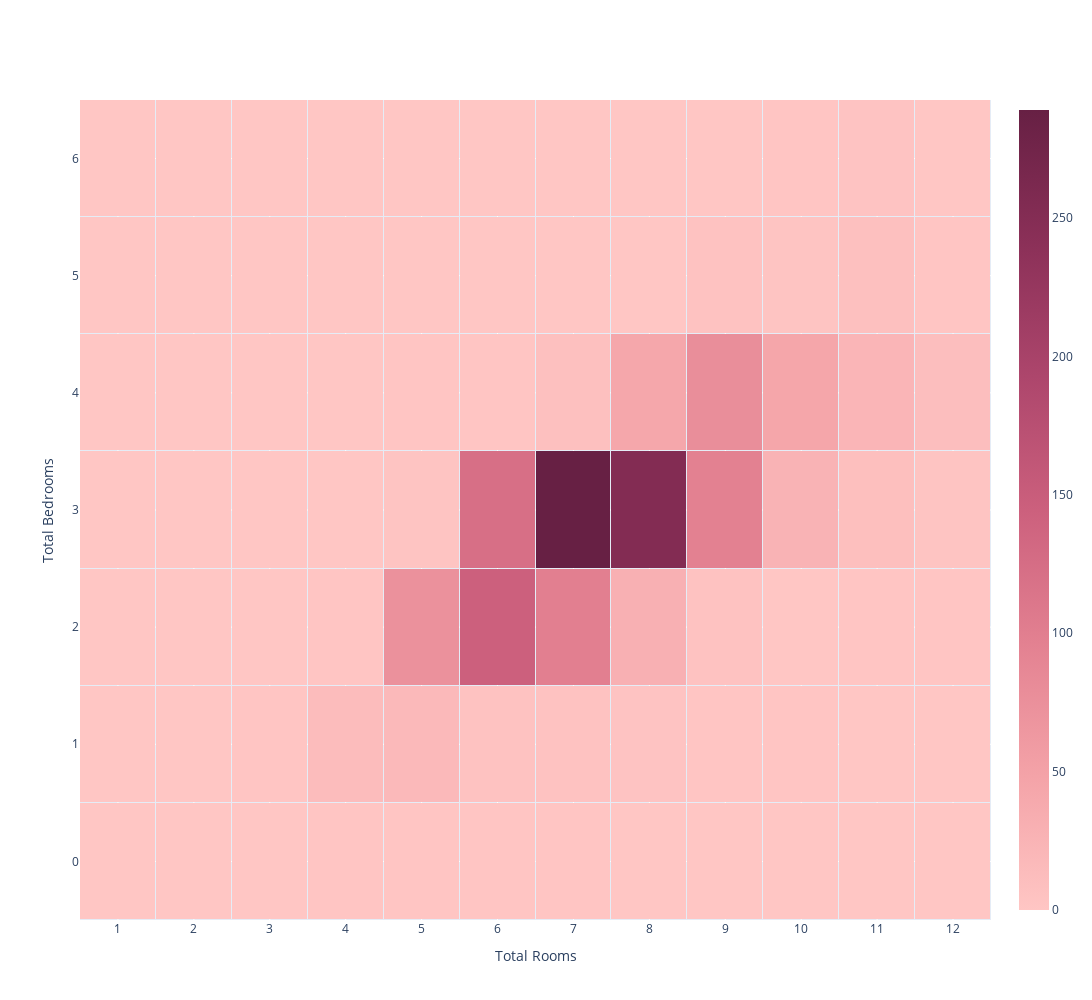

The cell this chart's notebook holds for it:
### Code cell
#size of houses

house_size_df = housing_df[['TotRmsAbvGrd', 'BedroomAbvGr']]
house_size_df['Counter'] = 1

total_bedrooms = [x for x in range(0, 7)]
total_rooms = [x for x in range(1, 13)]

heatmap_df = pd.DataFrame(index=total_bedrooms, columns=total_rooms)

for i in range(len(total_bedrooms)):
    for j in range(len(total_rooms)):
        heatmap_df.loc[heatmap_df.index==i, j + 1] = len(house_size_df.loc[(house_size_df['BedroomAbvGr'] == i) & (house_size_df['TotRmsAbvGrd'] == j)])
heatmap_df = heatmap_df.fillna(0)

x_heatmap = list(heatmap_df.columns)
y_heatmap = list(heatmap_df.index)
z_heatmap = heatmap_df.values

fig = go.Figure()

fig.add_trace(
    go.Heatmap(
        z=z_heatmap, 
        x=x_heatmap, 
        y=y_heatmap, 
        colorscale='Burg', 
        showscale=True,
        xgap=1,
        ygap=1
    )
)

fig.update_xaxes(title='Total Rooms', type='category')
fig.update_yaxes(title='Total Bedrooms', type='category')
fig.update_layout(height=1000, width=1600)

iplot(fig)

### Figure 1 — Plotly figure (JSON) as saved in the notebook; plotly's stock layout.template omitted (floating-point values rounded to 4 significant figures)
{"data": [{"colorscale": [[0, "rgb(255, 198, 196)"], [0.1667, "rgb(244, 163, 168)"], [0.3333, "rgb(227, 129, 145)"], [0.5, "rgb(204, 96, 125)"], [0.6667, "rgb(173, 70, 108)"], [0.8333, "rgb(139, 48, 88)"], [1, "rgb(103, 32, 68)"]], "showscale": true, "type": "heatmap", "x": [1, 2, 3, 4, 5, 6, 7, 8, 9, 10, 11, 12], "xgap": 1, "y": [0, 1, 2, 3, 4, 5, 6], "ygap": 1, "z": [[0, 0, 0, 1, 2, 2, 1, 0, 0, 0, 0, 0], [0, 0, 1, 14, 18, 5, 5, 4, 2, 1, 0, 0], [0, 0, 0, 2, 73, 145, 99, 30, 5, 0, 2, 2], [0, 0, 0, 0, 3, 122, 289, 252, 97, 26, 10, 3], [0, 0, 0, 0, 1, 1, 8, 43, 78, 44, 23, 11], [0, 0, 0, 0, 0, 0, 0, 0, 5, 3, 8, 2], [0, 0, 0, 0, 0, 0, 0, 0, 0, 1, 4, 0]]}], "layout": {"height": 1000, "width": 1600, "xaxis": {"title": {"text": "Total Rooms"}, "type": "category"}, "yaxis": {"title": {"text": "Total Bedrooms"}, "type": "category"}}}
